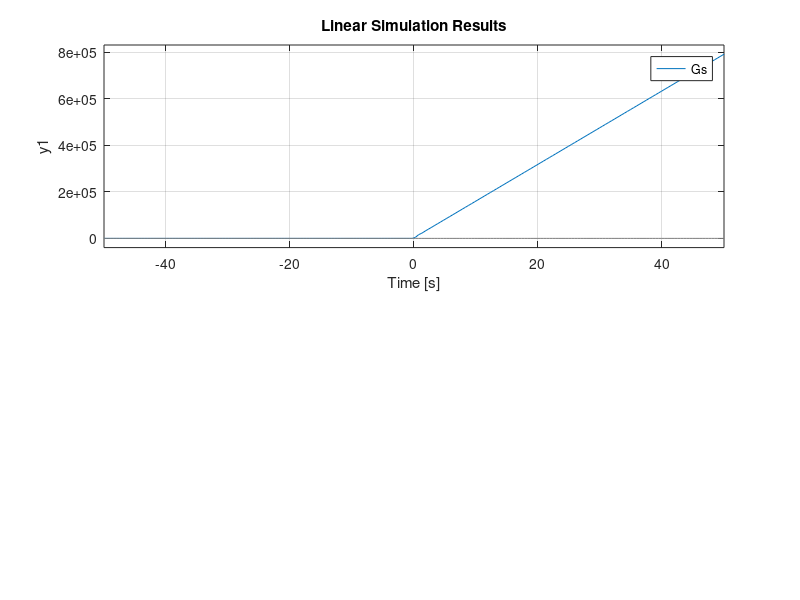

This figure's MATLAB source:
sampleTime = 1000; 
s = tf('s');
Gs = 500 * ( ((s + 8 ) * (s + 10) * (s + 15))  / ((s) * (s + 38) * ( s^2 + 2*s +25)))

t = linspace(-50, 50, 200);
ut = zeros(size(t)); 
ut(t>= 0) = 25;
%%r = 37*ramp()
subplot(2, 1, 1);
plot(t, ut);
lsim(Gs, ut, t)

%%plot(Gs)
